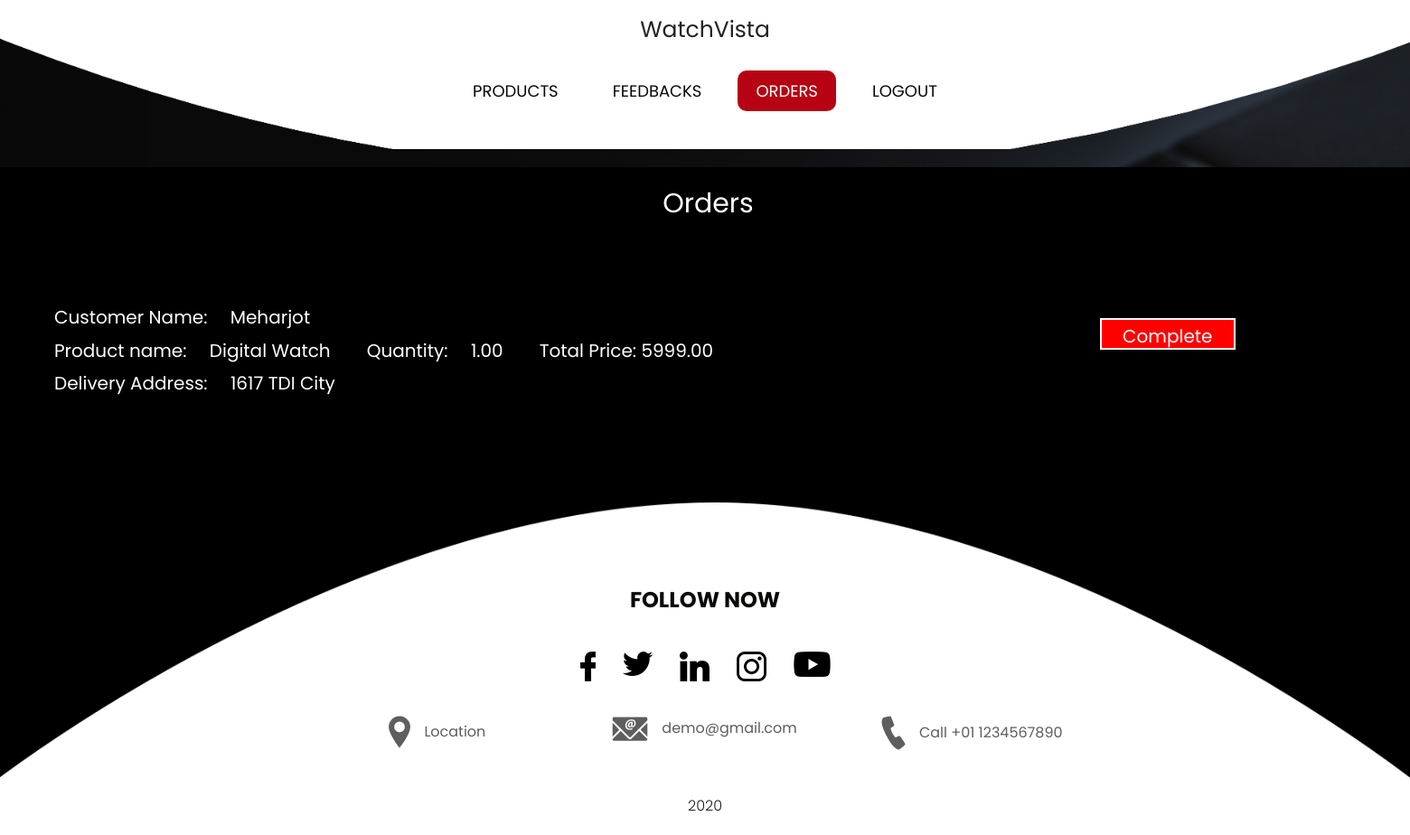
The page /order/ on the database its author committed.
### hello/models.py (models this page shows)
class Order(models.Model):
    name = models.CharField(max_length=100)
    address = models.TextField()
    product_name=models.CharField(max_length=100)
    price = models.DecimalField(max_digits=10, decimal_places=2)
    quantity= models.DecimalField(max_digits=10, decimal_places=2)

### hello/views.py (the view)
# urls.py: path('order/', order, name='order'),
def order(request):
    orders = Order.objects.all()
    return render(request, "adorders.html", {'orders': orders})

### hello/templates/adorders.html (shortened to what this page needs)
{% load static %}
<!DOCTYPE html>
<html lang="en">
   <head>
      <link rel="stylesheet" type="text/css" href="{% static 'css/bootstrap.min.css' %}">
      <link rel="stylesheet" type="text/css" href="css/bootstrap.min.css">
      <link href="{% static 'style.css' %}" rel="stylesheet">
      <link rel="stylesheet" type="text/css" href="css/style.css">
      <link href="{% static 'css/responsive.css' %}" rel="stylesheet">
      <link rel="stylesheet" href="css/responsive.css">
      <link rel="stylesheet" href="css/jquery.mCustomScrollbar.min.css">
      <link rel="stylesheet" href="https://netdna.bootstrapcdn.com/font-awesome/4.0.3/css/font-awesome.css">
      <link href="{% static 'css/owl.carousel.min.css' %}" rel="stylesheet">
      <link href="{% static 'css/owl.theme.default.min.css' %}" rel="stylesheet">
      <link rel="stylesheet" href="https://cdnjs.cloudflare.com/ajax/libs/fancybox/2.1.5/jquery.fancybox.min.css" media="screen">
   </head>
   <body>
      <div class="header_section" style="background-image: url({% static 'img/banner-bg.png' %})">
         <div class="header_main" style="background-image: url({% static 'img/header-bg.png' %})">
            <div class="container-fluid">
               <div class="logo"><a href="http://127.0.0.1:8000/" style="font-size: 25px;">WatchVista</a></div>
               <div class="menu_main">
                <ul>
                    <li><a href="http://127.0.0.1:8000/list/">Products</a></li>
                    <li><a href="http://127.0.0.1:8000/feed/">Feedbacks</a></li>
                    <li class="active"><a href="http://127.0.0.1:8000/orders/">Orders</a></li>
                    <li><a href="http://127.0.0.1:8000/">Logout</a></li>
                 </ul>
               </div>
            </div>
         </div>
      </div>
      <br><br><br><br><br><br><br><br>
      <h1 style="color: white; left: 47%; font-size: 30px">Orders</h1>
      <br><br><br>
      <ul>
         {% for order in orders %}
    <li style="color: white; left: 47%; font-size: 20px">
      &emsp;&emsp;&emsp;Customer Name: &emsp;{{ order.name }} <br>
      &emsp;&emsp;&emsp;Product name: &emsp;{{ order.product_name }}&emsp;&emsp;Quantity: &emsp;{{ order.quantity }}&emsp;&emsp;Total Price: {{ order.price }}<br>
      &emsp;&emsp;&emsp;Delivery Address: &emsp;{{ order.address }}<br>
        <form method="post" action="{% url 'complete_order' %}">
            <button type="submit" style="position:relative; width:150px; height:35px; background-color:red; color:white; left: 78%; top: -90px; border:2px solid white;">Complete</button>
        </form>
    </li>
{% endfor %}
     </ul>
    <br><br><br>
    <div class="footer_section layout_padding" style="background-image: url({% static 'img/footer-bg.png' %})">
        <div class="container">
           <h3 class="follow_text">Follow Now</h3>
           <div class="social_icon">
              <ul>
                 <li><a href="#"><img src="{% static 'img/fb-icon.png' %}"></a></li>
                 <li><a href="#"><img src="{% static 'img/twitter-icon.png' %}"></a></li>
                 <li><a href="#"><img src="{% static 'img/linkedin-icon.png' %}"></a></li>
                 <li><a href="#"><img src="{% static 'img/instagram-icon.png' %}"></a></li>
                 <li><a href="#"><img src="{% static 'img/youtub-icon.png' %}"></a></li>
              </ul>
           </div>
           <div class="location_main">
              <div class="location_left">
                 <div class="call_text"><a href="#"><img src="{% static 'img/map-icon.png' %}"><span class="call_padding">Location</span></a></div>
              </div>
              <div class="location_middle">
                 <div class="call_text"><a href="#"><img src="{% static 'img/mail-icon.png' %}"><span class="call_padding">demo@gmail.com</span></a></div>
              </div>
              <div class="location_right">
                 <div class="call_text"><a href="#"><img src="{% static 'img/call-icon.png' %}"><span class="call_padding">Call +01 1234567890</span></a></div>
              </div>
           </div>
        </div>
     </div>
     <div class="copyright_section">
        <div class="container">
           <p class="copyright_text">2020</p>
        </div>
     </div>
  </body>
</html>

### hello/static/style.css (style rules this page uses)
* { box-sizing: border-box !important; transition: ease all 0.5s; }
html { scroll-behavior: smooth; }
body { color: #666666; font-size: 14px; line-height: 1.80857; font-weight: normal; overflow-x: hidden; font-family: 'Poppins', sans-serif; background: #000; }
a { color: #1f1f1f; text-decoration: none !important; outline: none !important; -webkit-transition: all .3s ease-in-out; -moz-transition: all .3s ease-in-out; -ms-transition: all .3s ease-in-out; -o-transition: all .3s ease-in-out; transition: all .3s ease-in-out; }
h1, h2, h3, h4, h5, h6 { letter-spacing: 0; font-weight: normal; position: relative; padding: 0 0 10px 0; font-weight: normal; line-height: normal; color: #111111; margin: 0 }
h1 { font-size: 24px }
h3 { font-size: 18px }
*, *::after, *::before { -webkit-box-sizing: border-box; -moz-box-sizing: border-box; box-sizing: border-box; }
ul, li, ol { margin: 0px; padding: 0px; list-style: none; }
p { margin: 20px; font-weight: 300; font-size: 15px; line-height: 24px; }
a { color: #222222; text-decoration: none; outline: none !important; }
a, .btn { text-decoration: none !important; outline: none !important; -webkit-transition: all .3s ease-in-out; -moz-transition: all .3s ease-in-out; -ms-transition: all .3s ease-in-out; -o-transition: all .3s ease-in-out; transition: all .3s ease-in-out; }
img { max-width: 100%; height: auto; }
button { border: 0; margin: 0; padding: 0; cursor: pointer; }
.layout_padding { padding-top: 90px; padding-bottom: 0px; }
.header_section { width: 100%; float: left; height: auto; background-size: 100%; padding: 0px 0px 20px 0px; }
.logo { width: 100%; float: left; text-align: center; padding-bottom: 20px; }
.menu_main { -ms-flex-direction: column; flex-direction: column; padding-left: 0; margin-bottom: 0; list-style: none; width: 100%; text-align: center; margin: 0 auto; }
.menu_main ul { margin: 0px; padding: 0px; list-style: none; display: inline-flex; }
.menu_main li { float: left; padding-left: 10px; padding-right: 10px; font-size: 18px; text-transform: uppercase; padding-top: 10px; padding-bottom: 10px; color: #080808; border-radius: 40px; }
.menu_main li a { color: #080808; padding: 10px 20px; border-radius: 10px; }
.menu_main li.active a { color: #ffffff; background-color: #b60213; }
.header_main { width: 100%; background-size: 100%; padding: 10px 0px 37px 0px; }
.footer_section { width: 100%; float: left; height: auto; padding-top: 90px; background-size: 100% 100%; padding-bottom: 30px; background-repeat: no-repeat; }
.follow_text { width: 100%; float: left; font-size: 24px; color: #080807; text-align: center; font-weight: bold; text-transform: uppercase; }
.social_icon { width: 100%; margin: 0 auto; text-align: center; }
.social_icon ul { margin: 0px; padding: 0px; display: inline-block; text-align: center; }
.social_icon li { float: left; padding: 30px 15px; }
.location_main { width: 80%; margin: 0 auto; text-align: center; }
.location_left { width: 33.3%; float: left; }
.location_middle { width: 33.3%; float: left; }
.location_right { width: 33.3%; float: left; }
.call_text { width: 100%; float: left; font-size: 16px; color: #5e5e5e; }
.call_text a { color: #5e5e5e; }
.call_padding { padding-left: 15px; }
.copyright_section { width: 100%; float: left; background-color: #ffffff; height: auto; }
.copyright_text { width: 100%; float: left; color: #1c1b1b; text-align: center; font-size: 16px; margin-left: 0px; }

### rows shown on the page
Order: name "Meharjot", product_name "Digital Watch", quantity "1.00", price "5999.00", address "1617 TDI City"
